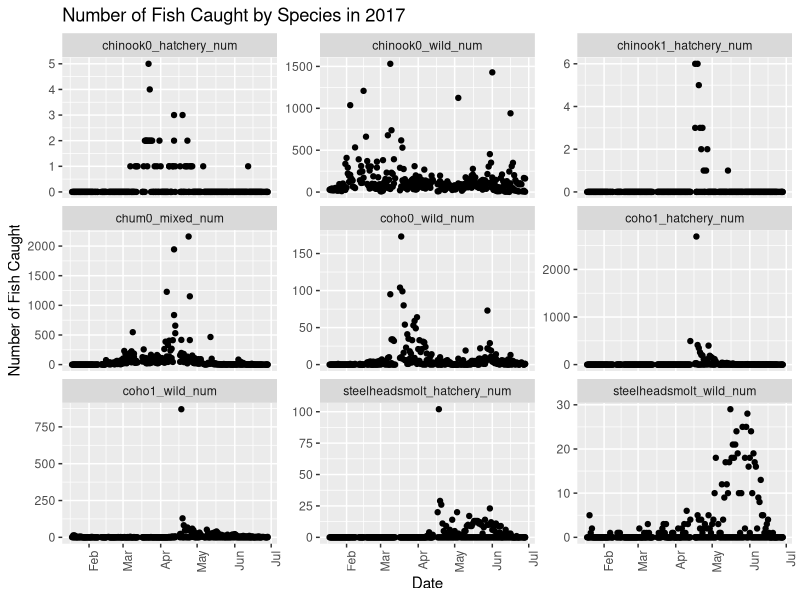
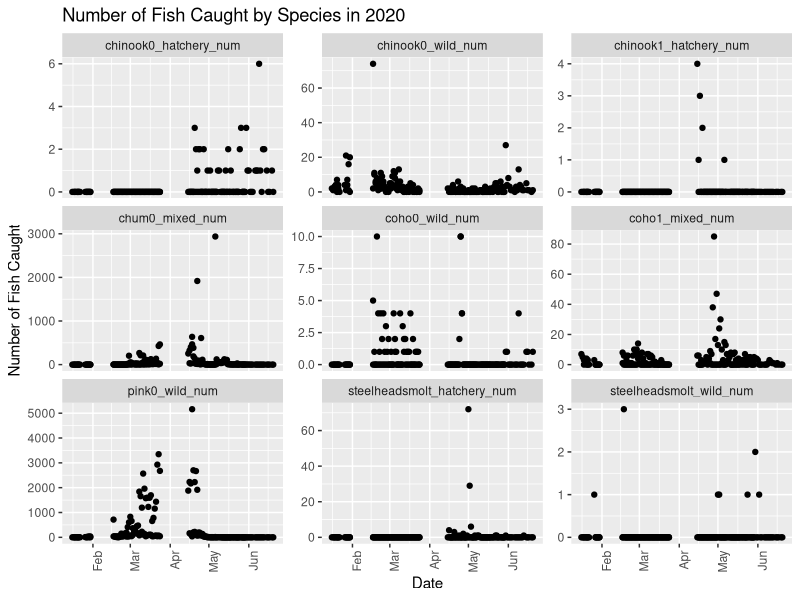
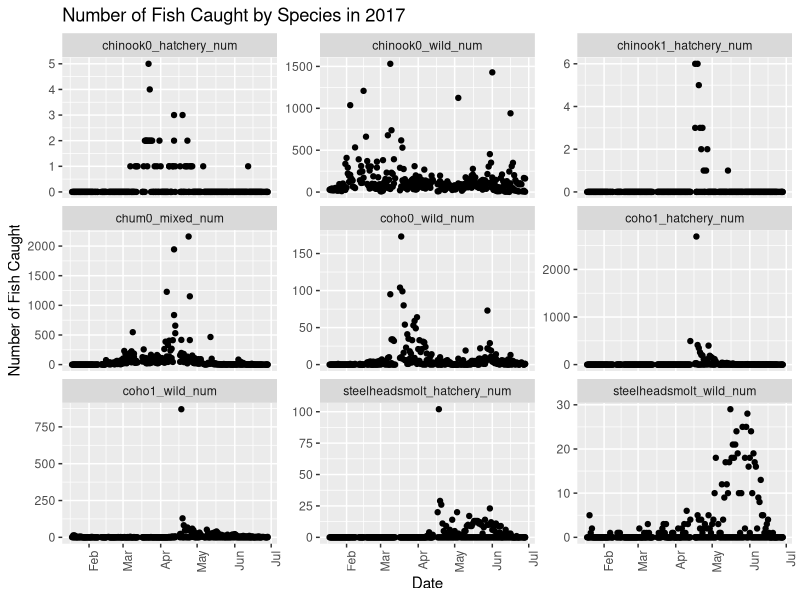
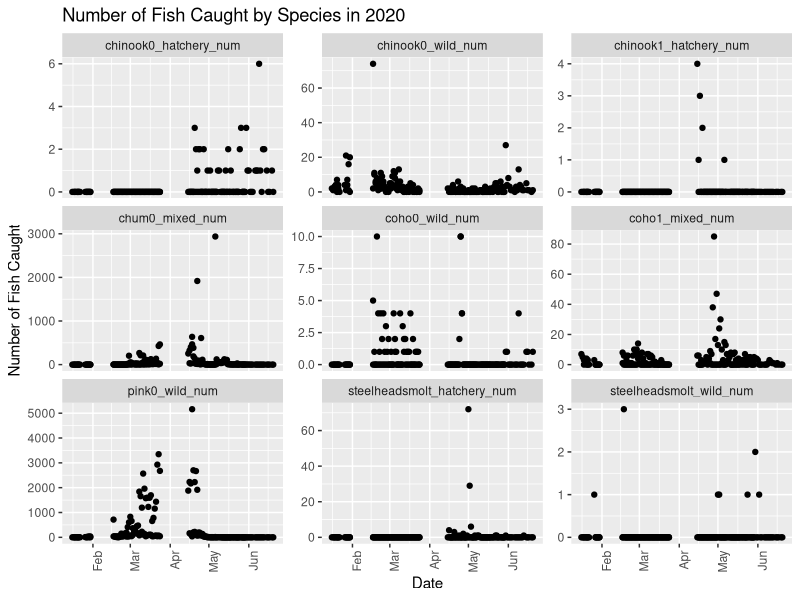

Recreate these plots in R, in order.
#read all the green river data files and plot numbers by species

library(here)
library(tidyverse)


#read data

data_2017 <- read.csv(here("data","green", "2017_green_all_R_new.csv"))


#using tidyverse to make the data long format

data_long <- data_2017 %>% 
  pivot_longer(cols = c("chum0_mixed_num", "steelheadsmolt_wild_num",
                        "steelheadsmolt_hatchery_num","coho0_wild_num","coho1_hatchery_num",
                        "chinook1_hatchery_num",  "chinook0_wild_num", "coho1_wild_num",
                        "chinook0_hatchery_num"), names_to = "species", values_to = "num_caught")


#plot num caught for each species
#formatting date first
data_long$StartDate <- as.Date(data_long$StartDate, format = "%Y-%m-%d")


ggplot(data_long, aes( x = StartDate, y = num_caught)) +
  geom_point() +
  facet_wrap(~species, scales = "free_y") +
  theme(axis.text.x = element_text(angle = 90, hjust = 1)) +
  labs(x = "Date", y = "Number of Fish Caught", title = "Number of Fish Caught by Species in 2017") 

#save plot
ggsave(here("output","green", "2017_plot_species.png"), width = 10, height = 10, units = "in")

#repeat same for 2020

data_2020 <- read.csv(here("data","green", "2020_green_all_R_new.csv"))

data_long_2020 <- data_2020 %>% 
  pivot_longer(cols = c("chum0_mixed_num", "steelheadsmolt_wild_num","pink0_wild_num",
                        "steelheadsmolt_hatchery_num","coho0_wild_num","coho1_mixed_num",
                        "chinook1_hatchery_num",  "chinook0_wild_num", "coho0_wild_num",
                        "chinook0_hatchery_num"), names_to = "species", values_to = "num_caught")

data_long_2020$StartDate <- as.Date(data_long_2020$StartDate, format = "%Y-%m-%d")

ggplot(data_long_2020, aes( x = StartDate, y = num_caught)) +
  geom_point() +
  facet_wrap(~species, scales = "free_y") +
  theme(axis.text.x = element_text(angle = 90, hjust = 1)) +
  labs(x = "Date", y = "Number of Fish Caught", title = "Number of Fish Caught by Species in 2020")

#save plot

ggsave(here("output","green", "2020_plot_species.png"), width = 10, height = 10, units = "in")

